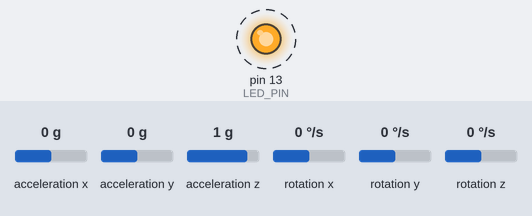
This sketch was run on a simulated Arduino Uno, built with avr-gcc and run on an emulated ATmega328P. Shown: output pins drawn as LEDs (lit = HIGH). Dashed ring = blinking. The inputs (shaded band) are chosen by the test bench; at power-on: acceleration x 0 g, acceleration y 0 g, acceleration z 1 g, rotation x 0 °/s, rotation y 0 °/s, rotation z 0 °/s. What the sketch prints to the serial monitor is not drawn.

Above: at 0.15 s.
Timing chart, 0 to 3.0 s (numbered marks = the images above):
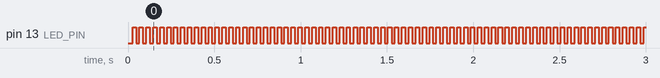

The sketch:

IMU03.ino
```cpp
#include "Wire.h"
#include "I2Cdev.h"
#include "MPU6050.h"

MPU6050 accelgyro;
int16_t ax, ay, az;
int16_t gx, gy, gz;

#define Gyr_Gain 0.00763358

#define LED_PIN 13
bool blinkState = false;

float AccelX;
float AccelY;
float AccelZ;

float GyroX;
float GyroY;
float GyroZ;

float mixX;
float mixY;

float pitchAccel, rollAccel;

long previousMillis = 0;    // set up timers
unsigned long currentMillis;
long interval = 20;        // time constant for timers

float dt=0.02;

void setup() {
  Wire.begin();
  accelgyro.initialize();
  pinMode(LED_PIN, OUTPUT);
  Serial.begin(115200);
}

void loop() {

  currentMillis = millis();          // bookmark current time

  if (currentMillis - previousMillis >= interval)      // if the right amount of time has passed then...
      {
      previousMillis = currentMillis;                      // boomark the time again

      accelgyro.getMotion6(&ax, &ay, &az, &gx, &gy, &gz);

      AccelX = ax;
      AccelY = ay;
      AccelZ = az;
      GyroX = Gyr_Gain * (gx);
      GyroY = Gyr_Gain * (gy)*-1;
      GyroZ = Gyr_Gain * (gz);

      AccelY = (atan2(AccelY, AccelZ) * 180 / PI);
      AccelX = (atan2(AccelX, AccelZ) * 180 / PI);

      float K = 0.8;
      float A = K / (K + dt);

      mixX = A *(mixX+GyroX*dt) + (1-A)*AccelY;
      mixY = A *(mixY+GyroY*dt) + (1-A)*AccelX;


      //Serial.print(AccelY);
      //Serial.print(" , ");
      //Serial.print(GyroX);
      //Serial.print(" , ");

      Serial.print(mixY, 4);
      Serial.print(",");
      Serial.print(mixX, 4);
      Serial.print('\n');

      // blink LED to indicate activity
      blinkState = !blinkState;
      digitalWrite(LED_PIN, blinkState);

      }


}
```

Measured:
- by itself, pin 13 (LED_PIN): alternates HIGH for 0.02 s and LOW for 0.02 s
